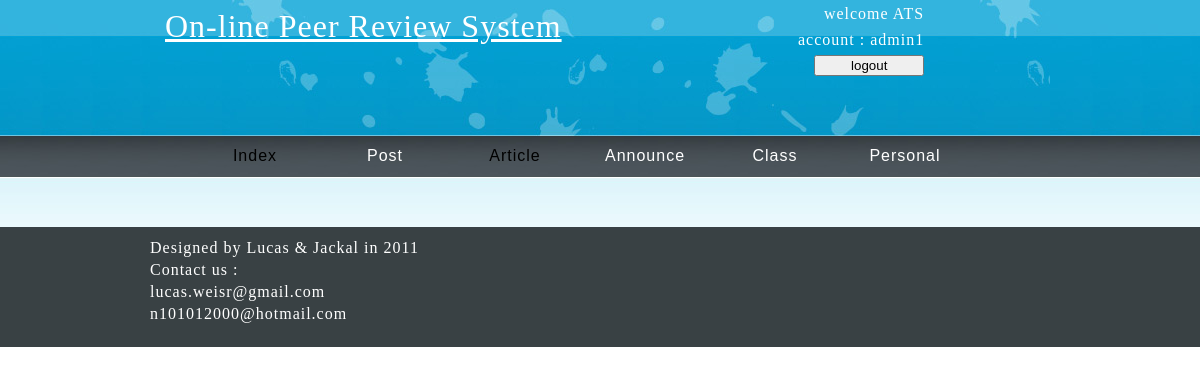
Page /include/artical.php?aid=5 (signed in) on the earlier database version.
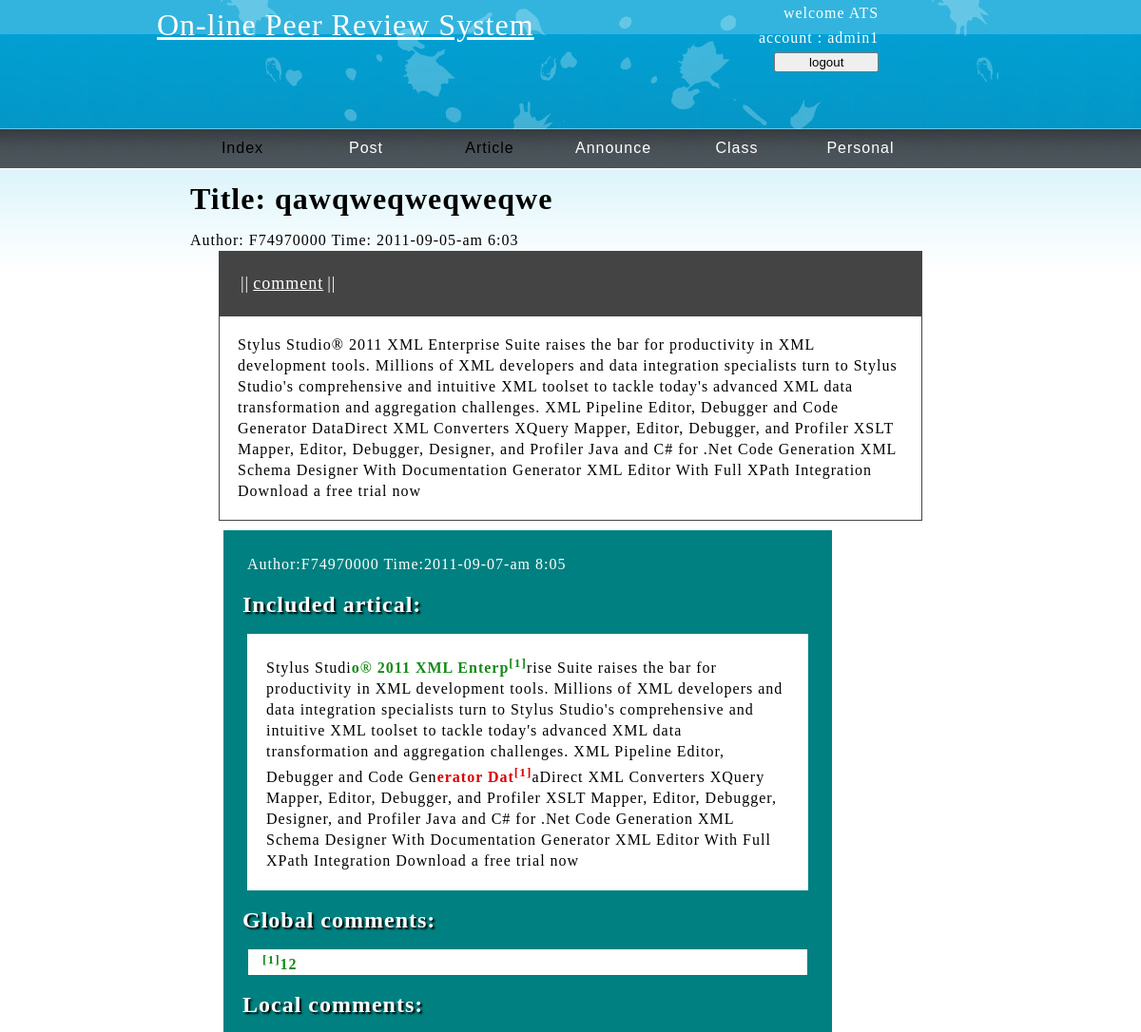
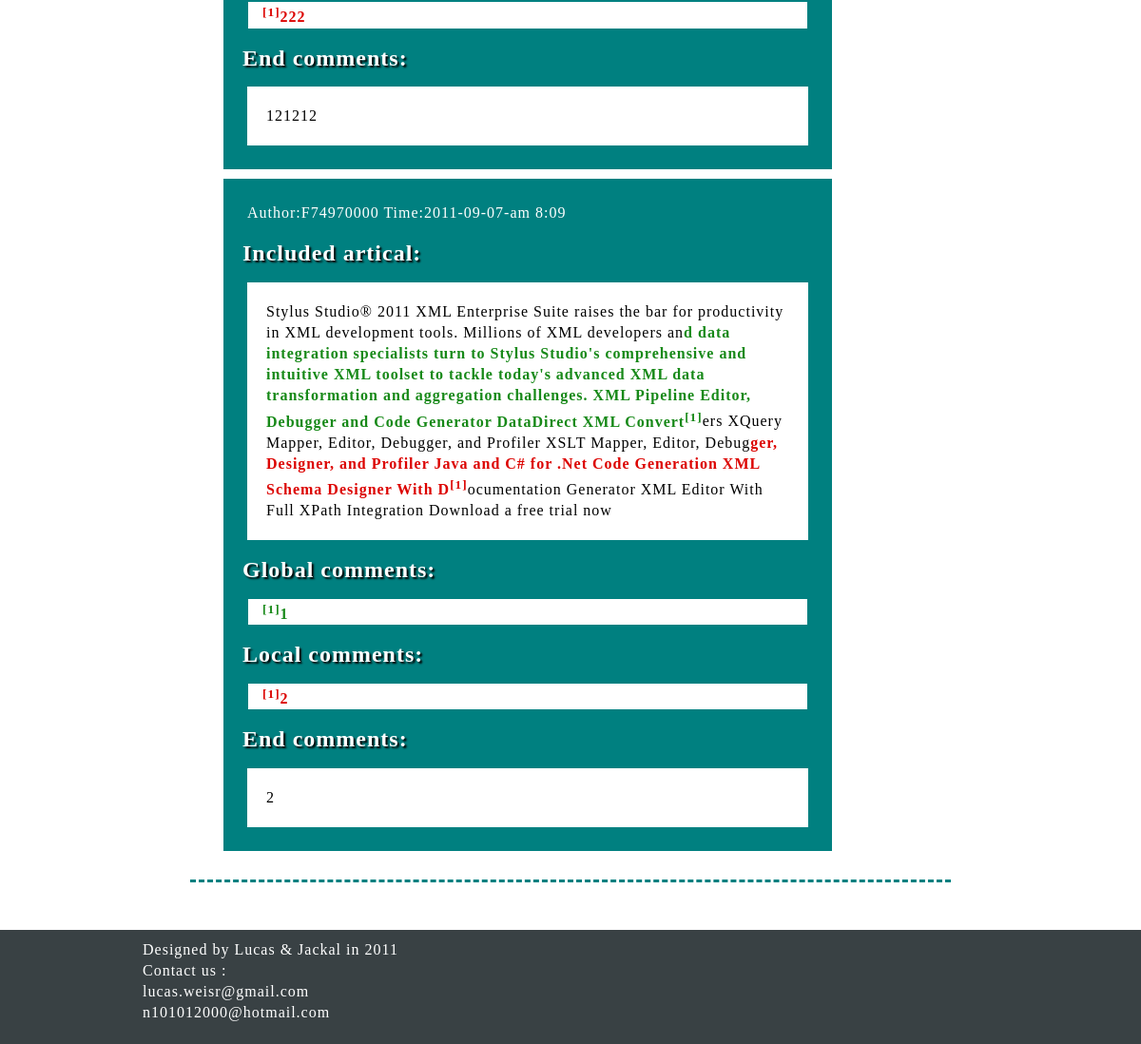
Same page on the later database version (2 pictures, top to bottom).
### tables this page shows
CREATE TABLE IF NOT EXISTS `artical` (
  `artical_id` int(11) NOT NULL AUTO_INCREMENT,
  `editor` int(11) NOT NULL,
  `title` text,
  `contents` text NOT NULL,
  `cover_letter` text NOT NULL,
  `time` int(11) NOT NULL,
  `class` int(11) NOT NULL,
  `father_artical` smallint(6) NOT NULL,
  PRIMARY KEY (`artical_id`)
);

CREATE TABLE IF NOT EXISTS `comments` (
  `comments_id` int(11) NOT NULL AUTO_INCREMENT,
  `editor` int(9) NOT NULL,
  `time` int(11) NOT NULL,
  `stars` smallint(6) NOT NULL,
  `father_artical` int(11) NOT NULL,
  `quote` text NOT NULL,
  `global` text NOT NULL,
  `local` text NOT NULL,
  `summary` text NOT NULL,
  PRIMARY KEY (`comments_id`)
);

### include/artical.php (the view, shortened to what this page needs)
<?php
$aid = $_GET['aid'];
$editor = aid2editor($aid);
$user_id = $_SESSION['user_id'];
if ($editor == $user_id) {
	$IS_EDITOR = true;
}else{
	$IS_EDITOR = false;
}
$articals = queryDb("artical", "father_artical", $aid);
$nameKey = constructKey();
foreach ($articals as $artical) {
	$output .= createArticalDiv($artical);
}
?>
<?php
	function queryDb($table, $column, $id){
		$sql = "SELECT * FROM `$table` WHERE $column=$id ORDER BY `time`";
		$result = mysql_query($sql);
		for ($i = 0; $i < mysql_num_rows($result); $i++) {
			$row[$i] = mysql_fetch_array($result, MYSQL_BOTH);
		}
		return $row;
	}
	function createArticalDiv($artical){
		$output .= "<div class='artical'>\n";
		$output .= "\t<div class='infomation'>".infomation($artical['artical_id'])."</div>";
		$output .= "\t<div class='functionList'>".functionList($artical['father_artical'], $artical['artical_id'])."</div>";
		$output .= "\t<p class='paragraph'>{$artical['contents']}</p>\n";
		$output .= "\t<div class='comments'>";
		$output .= createCommentDiv($artical['artical_id']);
		$output .= "\t</div>";
		$output .= "</div>\n";
		return $output;
	}
	function createCommentDiv($id){
		$comments = queryDb("comments","father_artical",$id);
		foreach ($comments as $comment) {
			$output .= "<div class='comment'>\n";
			$output .= "<div style='color:#fff'>".commentInformation($comment['comments_id'])."</div>";
			$output .= "<h2>Included artical:</h2>";
			$output .= "<div class='include'>{$comment['quote']}</div>\n";
			$output .= "<h2>Global comments:</h2>";
			$output .= "<div class='global'>";
			$output .= makeNote($comment['global']);
			$output .= "</div>";
			$output .= "<h2>Local comments:</h2>";
			$output .= "<div class='local'>";
			$output .= makeNote($comment['local']);
			$output .= "</div>";
			$output .= "<h2>End comments:</h2>";
			$output .= "<div class='summary'>{$comment['summary']}</div>\n";
			$output .= "</div>\n";
		}
		return $output;
	}
	function makeNote($notes){
		$notes = explode("/",$notes);
		for ($i = 0; $i < sizeof($notes)-1; $i++) {
			$output .= "<div id='note'>\n";
			$output .= "<sup>[".($i+1)."]</sup>".$notes[$i]."\n";
			$output .= "</div>\n";
		}
		return $output;
	}
	function infomation($aid){
		global $nameKey;
		$sql = "SELECT * FROM `artical` WHERE artical_id=$aid";
		$result = mysql_query($sql);
		$row = mysql_fetch_array($result);
		$title = $row['title'];
		$author = $row['editor'];
		$time = date('Y-m-d-a g:i',$row['time']);
		$output .= "<h1>Title: $title </h1>";
		$output .= "<span>Author: ".$nameKey[$author]." </span>";
		$output .= "<span>Time: $time </span>";
		return $output;
	}
	function commentInformation($cid){
		global $nameKey;
		$sql = "SELECT * FROM `comments` WHERE comments_id=$cid";
		$result = mysql_query($sql);
		$row = mysql_fetch_array($result);
		$output .= "Author:".$nameKey[$row['editor']];
		$time = date('Y-m-d-a g:i',$row['time']);
		$output .= " Time:$time";
		return $output;
	}
	function functionList($father_artical, $artical_id){
		$output .= "<table>";
		$output .= "<tr>";
		global $IS_EDITOR;
		if ($IS_EDITOR) {
			$output .= "<td> || </td>";
			$output .= "<td><a href='./post_artical.php?father_artical=$father_artical'>re-post</a></td>";
			$output .= "<td> || </td>";
			$output .= "<td><a href='./delete.php?id=$artical_id&type=artical'>Delete</a></td>";
		}else{
			$output .= "<td> || </td>";
			$output .= "<td><a href='./edit_page.php?aid=$artical_id'>comment</a></td>";
		}
		$output .= "<td> || </td>";
		$output .= "</tr>";
		$output .= "</table>";
		return $output;
	}
	function aid2editor($aid){
		$sql = "SELECT * FROM `artical` WHERE artical_id=$aid";
		$result = mysql_query($sql);
		$row = mysql_fetch_array($result);
		$editor = $row['editor'];
		return $editor;
	}
	function constructKey(){
		$sql = "SELECT * FROM `user` where 1";
		$result = mysql_query($sql);
		$keyArray = array();
		while($row = mysql_fetch_array($result)){
			$keyArray[$row['ID']] = $row['account'];
			$keyArray[$row['account']] = $row['ID'];
		}
		return $keyArray;
	}
?>
<!DOCTYPE html PUBLIC "-//W3C//DTD XHTML 1.0 Transitional//EN"
"http://www.w3.org/TR/xhtml1/DTD/xhtml1-transitional.dtd">
<html>
<head>
<link rel= "stylesheet " type= "text/css" href="./css/artical.css" />
</head>
<body>
	<div id="main">
		<?php
			require_once('header.php');
		?>
		<div id="articals">
		<?php
			echo $output;
		?>
		</div>
	</div>
	<?php
		require_once('footer.php');
	?>
</body>
</html>

Differences in the rows shown:
now on this page (row edited): artical: title "qawqweqweqweqwe", editor "F74970000", time "2011-09-05-am 6:03", contents "Stylus Studio® 2011 XML Enterprise Suite raises the bar for productivity in XML development tools. Millions of XML developers and data integration specialists turn to Stylus Studio's comprehensive and intuitive XML toolset to tackle today's advanced XML data transformation and aggregation challenges. XML Pipeline Editor, Debugger and Code Generator DataDirect XML Converters XQuery Mapper, Editor, Debugger, and Profiler XSLT Mapper, Editor, Debugger, Designer, and Profiler Java and C# for .Net Code Generation XML Schema Designer With Documentation Generator XML Editor With Full XPath Integration Download a free trial now"
now on this page (row edited): comments: comments_id "Author:F74970000 Time:2011-09-07-am 8:05", quote "Stylus Studi o® 2011 XML Enterp [1] rise Suite raises the bar for productivity in XML development tools. Millions of XML developers and data integration specialists turn to Stylus Studio's comprehensive and intuitive XML toolset to tackle today's advanced XML data transformation and aggregation challenges. XML Pipeline Editor, Debugger and Code Gen erator Dat [1] aDirect XML Converters XQuery Mapper, Editor, Debugger, and Profiler XSLT Mapper, Editor, Debugger, Designer, and Profiler Java and C# for .Net Code Generation XML Schema Designer With Documentation Generator XML Editor With Full XPath Integration Download a free trial now", global "12", local "222", summary "121212"
now on this page (row edited): comments: comments_id "Author:F74970000 Time:2011-09-07-am 8:09", quote "Stylus Studio® 2011 XML Enterprise Suite raises the bar for productivity in XML development tools. Millions of XML developers an d data integration specialists turn to Stylus Studio's comprehensive and intuitive XML toolset to tackle today's advanced XML data transformation and aggregation challenges. XML Pipeline Editor, Debugger and Code Generator DataDirect XML Convert [1] ers XQuery Mapper, Editor, Debugger, and Profiler XSLT Mapper, Editor, Debug ger, Designer, and Profiler Java and C# for .Net Code Generation XML Schema Designer With D [1] ocumentation Generator XML Editor With Full XPath Integration Download a free trial now", global "1", local "2", summary "2"
